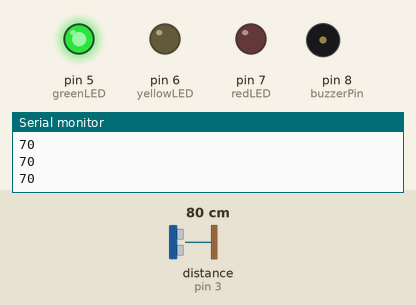
A sketch run on a simulated Arduino Uno, built with avr-gcc and run on an emulated ATmega328P. Shown: output pins drawn as LEDs (lit = HIGH), buzzer (waves = sounding, pin HIGH), the last lines printed to the serial monitor. Wiring (inferred from the names in the program): ultrasonic range finder: trigger pin 2; echo pin 3. The test bench sets the inputs (shaded band); at power-on: distance to the obstacle (sensor on pin 3) 80 cm. The echo pulse lasts 58.3 µs per cm; pins used as bus, display or sensor lines are not drawn.

Above: at 1.2 s.
1.3 s: distance to the obstacle (sensor on pin 3) set to 44 cm
2.8 s: distance to the obstacle (sensor on pin 3) set to 38 cm
At 2.9 s:
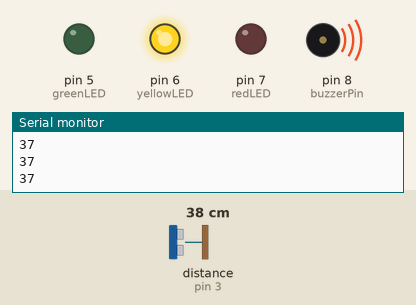
5.8 s: distance to the obstacle (sensor on pin 3) set to 18 cm
8.8 s: distance to the obstacle (sensor on pin 3) set to 14 cm
At 9.3 s:
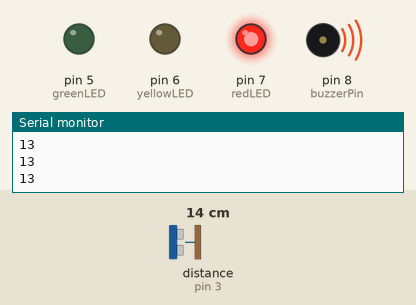
11.8 s: distance to the obstacle (sensor on pin 3) set to 35 cm
At 12.31 s:
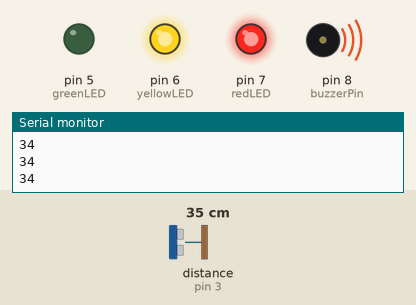
14.8 s: distance to the obstacle (sensor on pin 3) set to 2 cm
At 18.75 s:
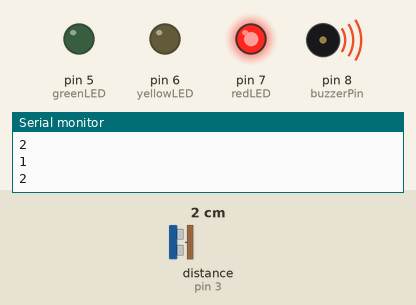
Timing chart, 0 to 18.8 s (numbered marks = the images above; inputs shaded):
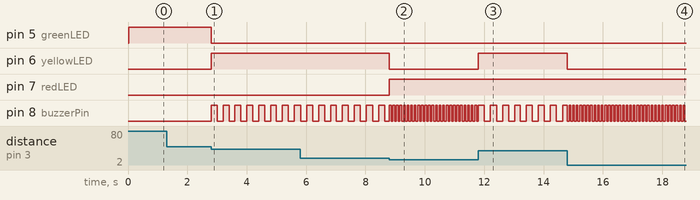

The sketch:

ULTRASONIC_BUZZER_SENSOR_PARKIR_ADD_LED.ino
```cpp
// conncetion for ultrasonic
const int trigPin = 2;
const int echoPin = 3;

// LEDs and buzzer
const int redLED = 7;
const int greenLED = 5;
const int yellowLED = 6;
const int buzzerPin = 8;

int buzzerState = LOW;

//ultrasonic shooter
long duration;
int distance;

//millisecond ultrasonic (US)
unsigned long previousMillisUS = 0;
const long coolDownUS = 20; //gap between 20 milliseconds

//millisecond buzzer (BZ1)
const long coolDownBZ = 200; //200 millisecond cooldown for each buzzer beeps
unsigned long previousMillisBZ = 0;

//millisecond buzzer (BZ2)
const long coolDownBZ2 = 50; //50 millisecond cooldown for each buzzer beeps
unsigned long previousMillisBZ2 = 0;


void setup() {
  pinMode(trigPin,OUTPUT);
  pinMode(echoPin, INPUT);
  pinMode(buzzerPin, OUTPUT);
  Serial.begin(9600);
  pinMode(redLED, OUTPUT);
  pinMode(greenLED, OUTPUT);
  pinMode(yellowLED, OUTPUT);
}


void loop() {

  unsigned long currentMillis = millis();

  if (currentMillis - previousMillisUS >= coolDownUS) {
    previousMillisUS = currentMillis;
     digitalWrite(trigPin, LOW);
     delayMicroseconds(2);
     digitalWrite(trigPin, HIGH);
     delayMicroseconds(10);
     digitalWrite(trigPin, LOW);

     long duration = pulseIn(echoPin, HIGH, 30000); //30 millisecond timeout

     distance = duration * 0.034 / 2;
     if (distance > 70) {
     distance = 70;
}


     Serial.println(distance);

if (distance <= 15) { //less than 15
  digitalWrite(redLED, HIGH);
   digitalWrite(greenLED, LOW);
     digitalWrite(yellowLED, LOW);
     lowAlert();
 }
    else if (distance < 40) { //between 15-40
      digitalWrite(yellowLED, HIGH);
 digitalWrite(greenLED, LOW);
    digitalWrite(greenLED, LOW);
    mediumAlert();


 } else { //more than 40
 digitalWrite(redLED, LOW);
      digitalWrite(yellowLED, LOW);
 digitalWrite(greenLED, HIGH);
 digitalWrite(buzzerPin, LOW);

 }
  }

}


void mediumAlert() {

  unsigned long currentMillis = millis();

  if(currentMillis - previousMillisBZ >= coolDownBZ) {
    previousMillisBZ = currentMillis;
    if (buzzerState == LOW) {
      buzzerState = HIGH;
    } else {
      buzzerState = LOW;
    }

    digitalWrite(buzzerPin, buzzerState);

  }
}

void lowAlert() {

  unsigned long currentMillis = millis();

  if(currentMillis - previousMillisBZ2 >= coolDownBZ2) {
    previousMillisBZ2 = currentMillis;
    if (buzzerState == LOW) {
      buzzerState = HIGH;
    } else {
      buzzerState = LOW;
    }
    digitalWrite(buzzerPin, buzzerState);

  }
}
```

Measured:
- the behaviour switches between 41 and 40 cm on distance to the obstacle (sensor on pin 3) (found by bisection; images 0 and 1)
- the behaviour switches between 17 and 16 cm on distance to the obstacle (sensor on pin 3) (found by bisection; images 1 and 2)
- after the input at 2.8 s, pin 5 (greenLED): HIGH → LOW at once; pin 6 (yellowLED): LOW → HIGH at once; pin 8 (buzzerPin): alternates HIGH for 0.20 s and LOW for 0.20 s, starting at once
- after the input at 8.8 s, pin 6 (yellowLED): HIGH → LOW at once; pin 7 (redLED): LOW → HIGH at once; pin 8 (buzzerPin): alternates HIGH for 0.06 s and LOW for 0.06 s, starting at once
- after the input at 11.8 s, pin 6 (yellowLED): LOW → HIGH at once; pin 8 (buzzerPin): alternates HIGH for 0.20 s and LOW for 0.20 s, starting after 0.20 s
- after the input at 14.8 s, pin 6 (yellowLED): HIGH → LOW at once; pin 8 (buzzerPin): alternates HIGH for 0.06 s and LOW for 0.06 s, starting at once
